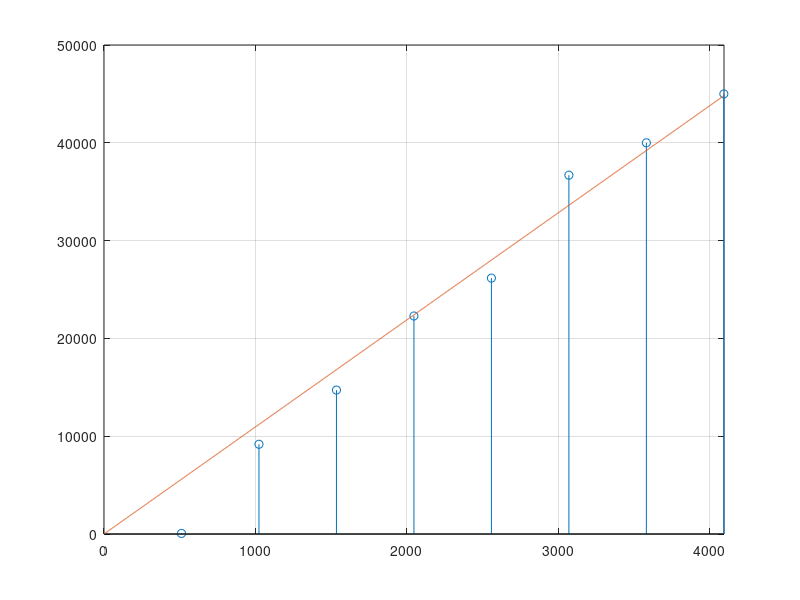

MATLAB code to generate this figure:
clc, clear, close all;
duty = (1/8:1/8:1)*4095;
%measured = [240,12480,34800,56940,62820,91320,124440,150000];
%measured = [60,3630,8310,15090,30540,36390,42390,50670];
%measured = [30,4530,8880,13080,18810,27870,32250,36690];
measured = [60,9176,14719,22291,26164,36690,40000,45000];
%0:40000/8:40000
stem(duty,measured);
b1 = duty'\measured'

%m = (measured(8)-measured(2))/(duty(8)-duty(2));
%x = 0:1:4095;
%y = m*(x-duty(2))+measured(2);
%x = duty;
x = 0:1:4095;
y = b1*x;
hold on 
plot([0,x],[0,y])
grid()
xlim([0,4096])


